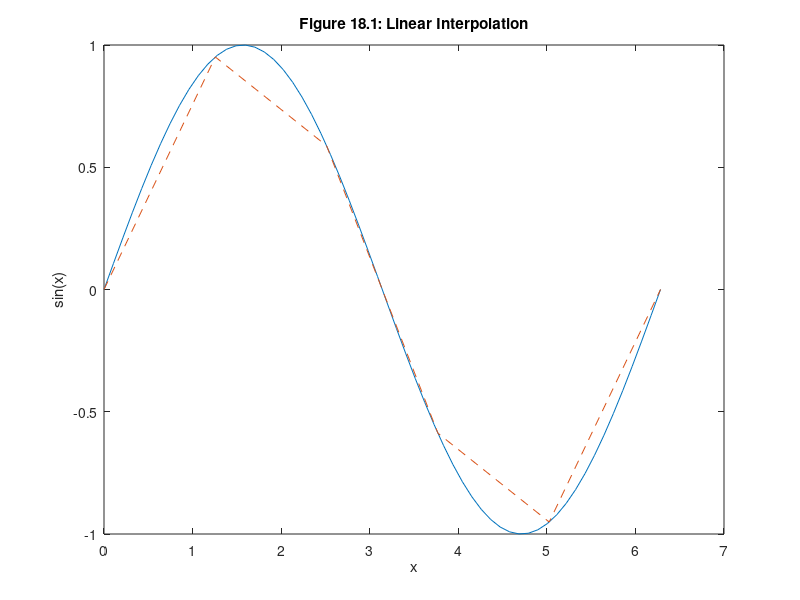

This figure's MATLAB source:
%(MM1801.m plot)
x1 = linspace(0,2*pi,60);
x2 = linspace(0,2*pi,6);
plot(x1,sin(x1),x2,sin(x2),'--')
xlabel('x'),ylabel('sin(x)')
title('Figure 18.1: Linear Interpolation')
